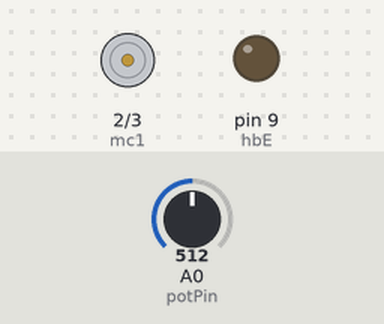
A sketch run on a simulated Arduino Uno, built with avr-gcc and run on an emulated ATmega328P. Shown: motor-driver pin pairs drawn as motors (green arrow = first pin HIGH = forward, orange = second pin HIGH = backward, longer = more drive), output pins drawn as LEDs (lit = HIGH). The inputs (shaded band) are chosen by the test bench; at power-on: A0 (potPin) = 512.

Above: at 1.2 s.
1.3 s: A0 (potPin) set to 472
2.8 s: A0 (potPin) set to 461
At 4.0 s:
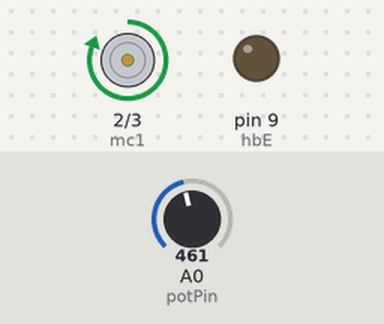
4.3 s: A0 (potPin) set to 572
At 5.2 s:
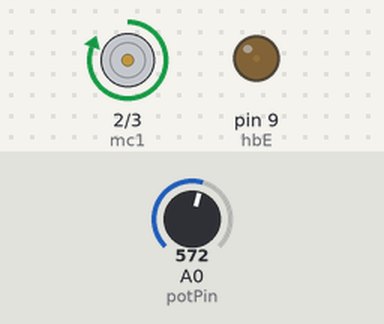
5.8 s: A0 (potPin) set to 716
At 6.3 s:
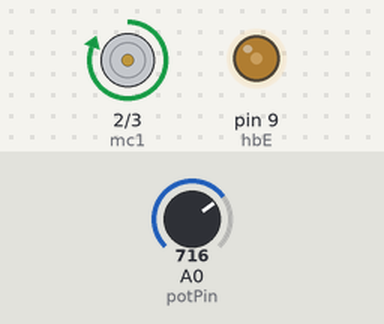
7.3 s: A0 (potPin) set to 900
At 8.5 s:
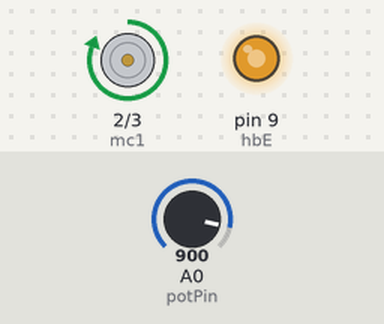
8.8 s: A0 (potPin) set to 452
At 9.8 s:
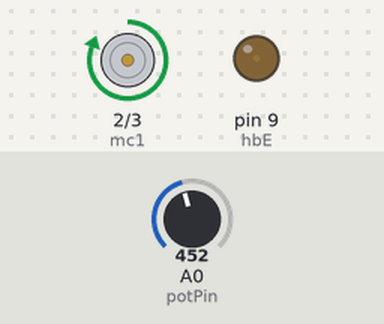
Timing chart, 0 to 11.3 s (numbered marks = the images above; inputs shaded):
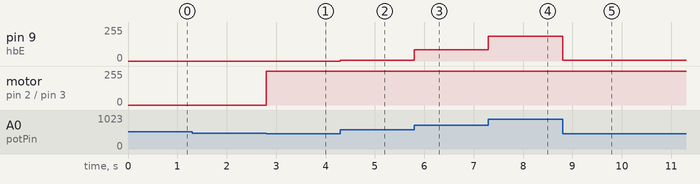

Measured:
- the behaviour switches between 462 and 461 on A0 (potPin) (found by bisection; images 0 and 1)
- after the input at 1.3 s, every drawn part: stays the same
- after the input at 2.8 s, motor on pin 2 (mc1) / pin 3 (mc2): stopped → forward 255/255 at once
- after the input at 4.3 s, pin 9 (hbE): 0/255 → 4/255 at once
- after the input at 5.8 s, pin 9 (hbE): 4/255 → 84/255 at once
- after the input at 7.3 s, pin 9 (hbE): 84/255 → 186/255 at once
- after the input at 8.8 s, pin 9 (hbE): 186/255 → 4/255 at once

The sketch:

Halfbridge.ino
```cpp
//halfbridge enable
const int hbE = 9;
//motor control
const int mc1 = 2;
const int mc2 = 3;
const int potPin = 0;
int val = 0;
int velocity = 0;


void setup() {
  Serial.begin(9600);
pinMode(hbE, OUTPUT);
pinMode(mc1, OUTPUT);
pinMode(mc2, OUTPUT);
pinMode(potPin, INPUT);
//set motor position to 0 when started
brake();
}

void loop() {
  val = analogRead(potPin);

  if(val > 562){
    velocity = map(val, 563, 1023, 0, 255);
    forward(velocity);
  } else if(val < 462){
    velocity = map(val, 461, 0, 0, 255);
    reverse(velocity);
  }
  else{
    brake();

  }
}

void forward(int rate){
analogWrite(hbE, rate);
digitalWrite(mc1, HIGH);
digitalWrite(mc2, LOW);


}
void reverse(int rate){
analogWrite(hbE, rate);
digitalWrite(mc1, HIGH);
digitalWrite(mc2, LOW);
}
void brake(){

  digitalWrite(hbE, LOW);
}
```
